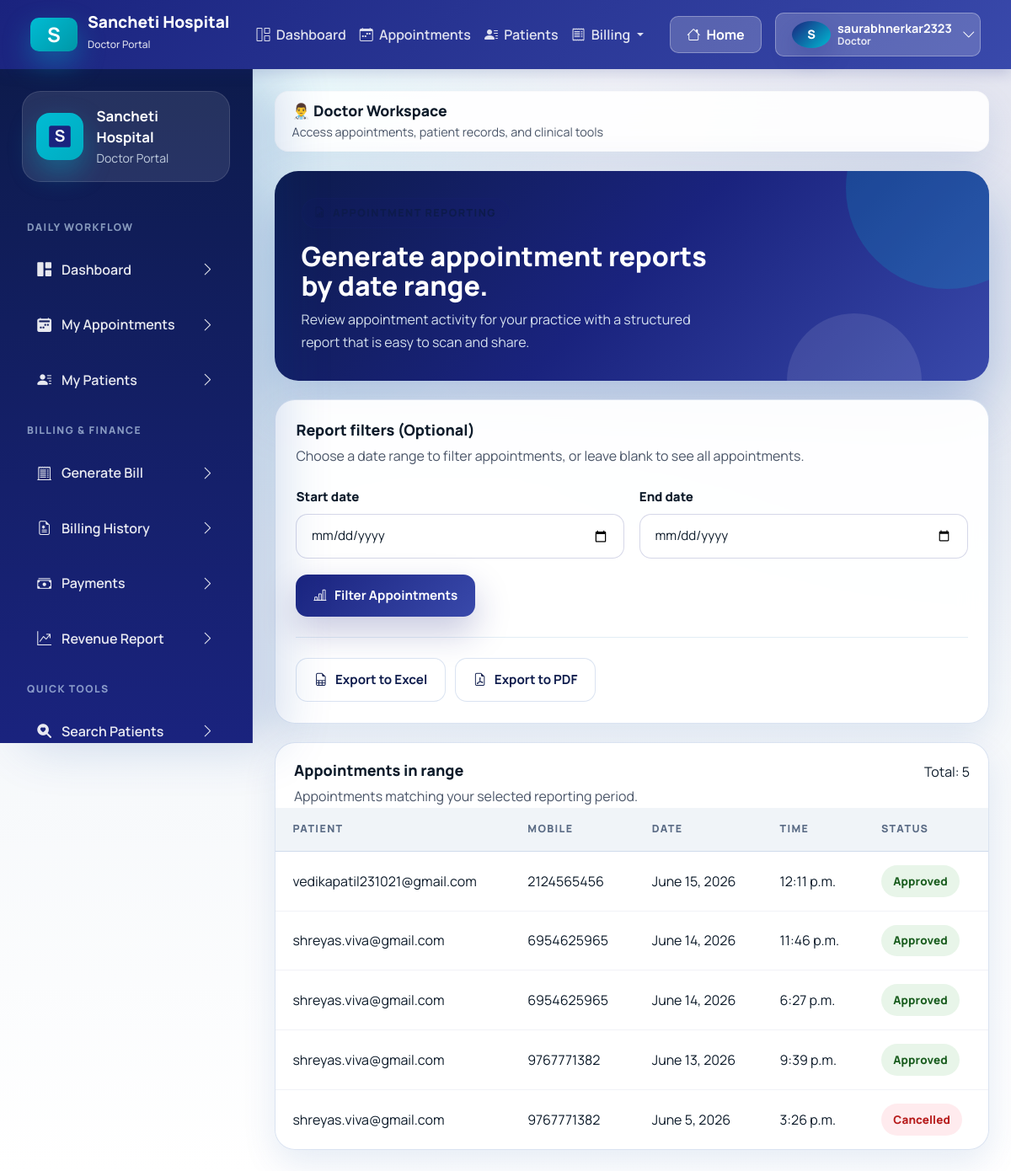
The app's page /doctor/report/appointments/ (signed in) with its own data.
### accounts/models.py (models this page shows, shortened)
class CustomUser(AbstractUser):
    ROLE_CHOICES = (
        ("admin", "Admin"),
        ("doctor", "Doctor"),
        ("patient", "Patient"),
    )
    username = models.CharField(max_length=150, unique=True, blank=True, null=True)
    email = models.EmailField(unique=True)
    role = models.CharField(max_length=10, choices=ROLE_CHOICES, default="patient")
    education = models.CharField(max_length=200, blank=True, null=True)
    experience = models.IntegerField(blank=True, null=True)
    bio = models.TextField(blank=True, null=True)
    fees = models.DecimalField(max_digits=8, decimal_places=2, blank=True, null=True)
    specialization = models.ForeignKey(
        "Specialization",
        on_delete=models.SET_NULL,
        null=True,
        blank=True
    )
    is_email_verified = models.BooleanField(default=False)
    email_verification_token = models.UUIDField(default=uuid.uuid4, editable=False, null=True, blank=True)
    USERNAME_FIELD = "email"
    REQUIRED_FIELDS = []
    objects = CustomUserManager()

### doctor/models.py (models this page shows, shortened)
class Appointment(models.Model):
    doctor = models.ForeignKey(CustomUser, on_delete=models.CASCADE, related_name="doctor_appointments")
    patient = models.ForeignKey(CustomUser, on_delete=models.CASCADE, related_name="patient_appointments", null=True, blank=True)
    symptoms = models.TextField(blank=True, null=True)
    patient_name = models.CharField(max_length=100)
    patient_mobile = models.CharField(max_length=15)
    date = models.DateField()
    time = models.TimeField()
    STATUS_CHOICES = [
        ("Pending", "Pending"),
        ("Approved", "Approved"),
        ("Cancelled", "Cancelled"),
    ]
    status = models.CharField(max_length=20, choices=STATUS_CHOICES, default="Pending")
    created_at = models.DateTimeField(auto_now_add=True)

### doctor/views.py (the view, shortened to what this page needs)
# urls.py: path("report/appointments/", views.report_appointments, name="report_appointments"),
@login_required
@user_passes_test(is_doctor)
def report_appointments(request):
    apps = Appointment.objects.filter(doctor=request.user).order_by("-date", "-time")
    export_format = request.POST.get("export_format")
    if export_format == "excel":
        return export_appointments_excel(request)
    elif export_format == "pdf":
        return export_appointments_pdf(request)
    return render(request, "doctor/report_appointments.html", {"appointments": apps})

### doctor/views.py (called while the page is built)
def is_doctor(user):
    return user.role == "doctor"

### doctor/templates/doctor/report_appointments.html (shortened to what this page needs)
{% extends "base.html" %}
{% block content %}
<section class="page-hero">
    <div>
        <span class="eyebrow">
            <i class="bi bi-file-earmark-bar-graph"></i>
        </span>
        <h2>Generate appointment reports by date range.</h2>
        <p>Review appointment activity for your practice with a structured report that is easy to scan and share.</p>
    </div>
</section>
<section class="form-card">
    <div class="form-header">
        <div>
            <h3 class="form-title">Report filters (Optional)</h3>
            <p class="form-copy">Choose a date range to filter appointments, or leave blank to see all appointments.</p>
        </div>
    </div>
    <form method="post" class="mt-4">
        <div class="form-grid">
            <div class="field-block">
                <label for="start">Start date</label>
                <input type="date" name="start" id="start">
            </div>
            <div class="field-block">
                <label for="end">End date</label>
                <input type="date" name="end" id="end">
            </div>
        </div>
        <div class="form-actions">
            <button class="btn-brand" type="submit" name="action" value="filter">
                <i class="bi bi-bar-chart-line"></i>
                Filter Appointments
            </button>
        </div>
    </form>
    {% if appointments %}
    <div class="form-actions" style="margin-top: 1.5rem; padding-top: 1.5rem; border-top: 1px solid rgba(22, 109, 168, 0.12);">
        <form method="post" style="display: inline;">
            <button class="btn-secondary-soft" type="submit" name="export_format" value="excel" style="margin-right: 0.5rem;">
                <i class="bi bi-file-earmark-spreadsheet"></i>
                Export to Excel
            </button>
            <button class="btn-secondary-soft" type="submit" name="export_format" value="pdf">
                <i class="bi bi-file-earmark-pdf"></i>
                Export to PDF
            </button>
        </form>
    </div>
    {% endif %}
</section>
<section class="table-card">
    <div class="table-toolbar">
        <div>
            <h3 class="table-title">Appointments in range</h3>
            <p class="table-copy">Appointments matching your selected reporting period.</p>
        </div>
        {% if appointments %}
        <div class="table-stats">
            <span class="stat-badge">Total: {{ appointments|length }}</span>
        </div>
        {% endif %}
    </div>
    <div class="table-responsive">
        <table class="app-table">
            <thead>
                <tr>
                    <th>Patient</th>
                    <th>Mobile</th>
                    <th>Date</th>
                    <th>Time</th>
                    <th>Status</th>
                </tr>
            </thead>
            <tbody>
                {% for appointment in appointments %}
                <tr>
                    <td>{{ appointment.patient_name }}</td>
                    <td>{{ appointment.patient_mobile }}</td>
                    <td>{{ appointment.date }}</td>
                    <td>{{ appointment.time }}</td>
                    <td><span class="status-pill status-{{ appointment.status|title }}">{{ appointment.status|title }}</span></td>
                </tr>
                {% endfor %}
            </tbody>
        </table>
    </div>
</section>
{% endblock %}

### templates/base.html (shortened to what this page needs)
{% load static %}
<!DOCTYPE html>
<html lang="en">
<head>
    <link href="https://cdn.jsdelivr.net/npm/bootstrap@5.3.3/dist/css/bootstrap.min.css" rel="stylesheet">
    <link rel="stylesheet" href="https://cdn.jsdelivr.net/npm/bootstrap-icons@1.11.3/font/bootstrap-icons.min.css">
    <link rel="stylesheet" href="{% static 'css/healthcare-ui.css' %}">
</head>
<body>
    {% if request.user.is_authenticated %}
    <nav class="navbar navbar-expand-lg classic-navbar">
        <div class="container-fluid">
            <a class="navbar-brand" href="{% url 'accounts:home' %}">
                <div class="brand-icon">S</div>
                <div>
                    <div style="line-height: 1;">Sancheti Hospital</div>
                    <small style="font-size: 0.75rem; opacity: 0.85; font-weight: 500;">{{ request.user.role|title }} Portal</small>
                </div>
            </a>
            <div class="collapse navbar-collapse" id="navbarNav">
                <ul class="navbar-nav me-auto mb-2 mb-lg-0 ms-4">
                    {% if request.user.role == "doctor" %}
                    <li class="nav-item">
                        <a class="nav-link {% if request.resolver_match.url_name == 'doctor_dashboard' %}active{% endif %}" href="{% url 'doctor:doctor_dashboard' %}">
                            <i class="bi bi-grid-1x2 me-1"></i> Dashboard
                        </a>
                    </li>
                    <li class="nav-item">
                        <a class="nav-link {% if request.resolver_match.url_name == 'doctor_appointments' %}active{% endif %}" href="{% url 'doctor:doctor_appointments' %}">
                            <i class="bi bi-calendar-week me-1"></i> Appointments
                        </a>
                    </li>
                    <li class="nav-item">
                        <a class="nav-link {% if request.resolver_match.url_name == 'doctor_patients' %}active{% endif %}" href="{% url 'doctor:doctor_patients' %}">
                            <i class="bi bi-person-lines-fill me-1"></i> Patients
                        </a>
                    </li>
                    <li class="nav-item dropdown">
                        <a class="nav-link dropdown-toggle" href="#" role="button" data-bs-toggle="dropdown" aria-expanded="false">
                            <i class="bi bi-receipt me-1"></i> Billing
                        </a>
                    </li>
                    {% endif %}
                </ul>
                <div class="d-flex align-items-center gap-3">
                    <a class="btn btn-navbar" href="{% url 'accounts:home' %}">
                        <i class="bi bi-house me-1"></i> Home
                    </a>
                    <div class="dropdown">
                        <button class="btn btn-navbar d-flex align-items-center gap-2" type="button" id="userDropdown" data-bs-toggle="dropdown" aria-expanded="false">
                            <div class="avatar-badge" style="width: 32px; height: 32px; font-size: 0.9rem;">{{ request.user.username|first|upper }}</div>
                            <div class="d-none d-md-block text-start" style="line-height: 1.1;">
                                <div style="font-size: 0.9rem; font-weight:700;">{{ request.user.username }}</div>
                                <div style="font-size:0.75rem; opacity:0.85;">{{ request.user.role|title }}</div>
                            </div>
                            <i class="bi bi-chevron-down ms-1"></i>
                        </button>
                    </div>
                </div>
            </div>
        </div>
    </nav>
    <div class="app-shell app-shell-with-top-nav">
        <aside class="app-sidebar d-none d-xl-flex flex-column" data-sidebar>
            <div class="sidebar-brand">
                <div class="brand-icon">
                    <svg width="32" height="32" viewBox="0 0 100 100" fill="none" xmlns="http://www.w3.org/2000/svg">
                        <rect x="10" y="10" width="80" height="80" rx="8" fill="#1a237e"/>
                        <text x="50" y="70" font-size="60" font-weight="bold" fill="white" text-anchor="middle">S</text>
                    </svg>
                </div>
                <div class="brand-copy">
                    <strong>Sancheti Hospital</strong>
                    <span class="text-capitalize">{{ request.user.role }} Portal</span>
                </div>
            </div>
            {% if request.user.role == "doctor" %}
            <div class="sidebar-section-label">Daily Workflow</div>
            <nav class="sidebar-nav">
                <a class="sidebar-link {% if request.resolver_match.namespace == 'doctor' and request.resolver_match.url_name == 'doctor_dashboard' %}active{% endif %}" href="{% url 'doctor:doctor_dashboard' %}">
                    <span><i class="bi bi-grid-1x2-fill"></i> Dashboard</span>
                    <i class="bi bi-chevron-right"></i>
                </a>
                <a class="sidebar-link {% if request.resolver_match.namespace == 'doctor' and request.resolver_match.url_name == 'doctor_appointments' %}active{% endif %}" href="{% url 'doctor:doctor_appointments' %}">
                    <span><i class="bi bi-calendar2-week-fill"></i> My Appointments</span>
                    <i class="bi bi-chevron-right"></i>
                </a>
                <a class="sidebar-link {% if request.resolver_match.namespace == 'doctor' and request.resolver_match.url_name == 'doctor_patients' %}active{% endif %}" href="{% url 'doctor:doctor_patients' %}">
                    <span><i class="bi bi-person-lines-fill"></i> My Patients</span>
                    <i class="bi bi-chevron-right"></i>
                </a>
            </nav>
            <div class="sidebar-section-label">Billing & Finance</div>
            <nav class="sidebar-nav">
                <a class="sidebar-link {% if request.resolver_match.namespace == 'billing' and request.resolver_match.url_name == 'generate_bill' %}active{% endif %}" href="{% url 'billing:generate_bill' %}">
                    <span><i class="bi bi-receipt-cutoff"></i> Generate Bill</span>
                    <i class="bi bi-chevron-right"></i>
                </a>
                <a class="sidebar-link {% if request.resolver_match.namespace == 'billing' and request.resolver_match.url_name == 'bill_list' %}active{% endif %}" href="{% url 'billing:bill_list' %}">
                    <span><i class="bi bi-file-earmark-medical"></i> Billing History</span>
                    <i class="bi bi-chevron-right"></i>
                </a>
                <a class="sidebar-link {% if request.resolver_match.namespace == 'billing' and request.resolver_match.url_name == 'payment_history' %}active{% endif %}" href="{% url 'billing:payment_history' %}">
                    <span><i class="bi bi-cash-stack"></i> Payments</span>
                    <i class="bi bi-chevron-right"></i>
                </a>
                <a class="sidebar-link {% if request.resolver_match.namespace == 'billing' and request.resolver_match.url_name == 'revenue_report' %}active{% endif %}" href="{% url 'billing:revenue_report' %}">
                    <span><i class="bi bi-graph-up-arrow"></i> Revenue Report</span>
                    <i class="bi bi-chevron-right"></i>
                </a>
            </nav>
            <div class="sidebar-section-label">Quick Tools</div>
            <nav class="sidebar-nav">
                <a class="sidebar-link {% if request.resolver_match.namespace == 'doctor' and request.resolver_match.url_name == 'search_patient' %}active{% endif %}" href="{% url 'doctor:search_patient' %}">
                    <span><i class="bi bi-search-heart-fill"></i> Search Patients</span>
                    <i class="bi bi-chevron-right"></i>
                </a>
            </nav>
            {% endif %}
        </aside>
        <main class="content-area">
            <div class="topbar d-none d-xl-block" style="border-radius: 16px; padding: 0.75rem 1.25rem; background: rgba(255,255,255,0.9); border:1px solid rgba(203, 208, 210, 0.1);">
                <div class="topbar-copy">
                    <h1 style="font-size: 1.1rem;">
                        {% if request.user.role == "doctor" %}👨‍⚕️ Doctor Workspace{% endif %}
                    </h1>
                    <p style="font-size: 0.9rem;">
                        {% if request.user.role == "doctor" %}Access appointments, patient records, and clinical tools{% endif %}
                    </p>
                </div>
            </div>
            <div class="page-stack">
                {% block content %}{% endblock %}
            </div>
        </main>
    </div>
    {% endif %}
</body>
</html>

### templates/base.html (style rules this page uses)
.classic-navbar { background: linear-gradient(135deg, #1a237e 0%, #3949ab 100%); box-shadow: 0 4px 16px rgba(26, 35, 126, 0.2); padding: 0.75rem 1.5rem; position: sticky; top: 0; z-index: 1050; }
.classic-navbar .navbar-brand { display: flex; align-items: center; gap: 12px; color: white !important; font-weight: 800; font-size: 1.2rem; }
.classic-navbar .brand-icon { width: 40px; height: 40px; border-radius: 10px; background: linear-gradient(135deg, #00bcd4 0%, #0097a7 100%); display: grid; place-items: center; font-weight: bold; font-size: 1.5rem; color: white; }
.classic-navbar .nav-link { color: rgba(255,255,255,0.85) !important; font-weight: 600; padding: 0.5rem 1rem; transition: all 0.2s ease; }
.classic-navbar .btn-navbar { background: rgba(255,255,255,0.2); border: 1px solid rgba(255,255,255,0.3); color: white; font-weight: 700; border-radius: 10px; padding: 0.55rem 1.2rem; transition: all 0.2s ease; }
.app-shell-with-top-nav { padding-top: 0; }

### records on screen
CustomUser: user.role "Doctor", user.username|first "S", user.username "saurabhnerkar2323"
Appointment: patient_name "vedikapatil231021@gmail.com", patient_mobile "2124565456", date "June 15, 2026", time "12:11 p.m.", status "Approved"
Appointment: patient_name "shreyas.viva@gmail.com", patient_mobile "6954625965", date "June 14, 2026", time "11:46 p.m.", status "Approved"
Appointment: patient_name "shreyas.viva@gmail.com", patient_mobile "6954625965", date "June 14, 2026", time "6:27 p.m.", status "Approved"
Appointment: patient_name "shreyas.viva@gmail.com", patient_mobile "9767771382", date "June 13, 2026", time "9:39 p.m.", status "Approved"
Appointment: patient_name "shreyas.viva@gmail.com", patient_mobile "9767771382", date "June 5, 2026", time "3:26 p.m.", status "Cancelled"

### other values on screen
{{ appointments|length }} "5"
